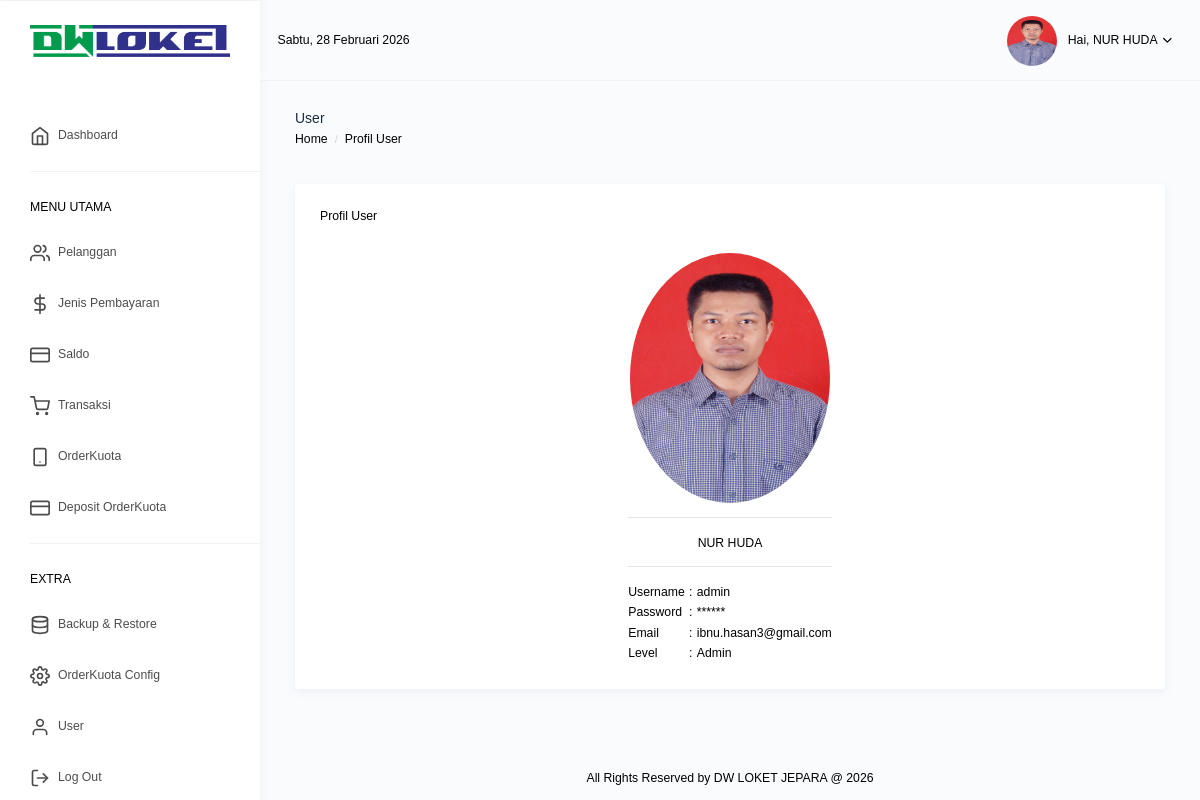
The app's page /user/profil_user.php?id=2 (signed in) with its own data.
### tables this page shows
CREATE TABLE `tb_user` (
  `id_user` int NOT NULL AUTO_INCREMENT,
  `username` varchar(50) NOT NULL,
  `password` varchar(255) DEFAULT NULL,
  `nama` varchar(100) NOT NULL,
  `email` varchar(100) NOT NULL,
  `foto` varchar(50) NOT NULL,
  `level` enum('admin','user') NOT NULL,
  PRIMARY KEY (`id_user`)
);

### config/config.php (called while the page is built, shortened)
<?php
function base_url($url = null) {
    $protocol = isset($_SERVER['HTTPS']) && $_SERVER['HTTPS'] === 'on' ? "https://" : "http://";
    $host = $_SERVER['HTTP_HOST'];
    $script_name = $_SERVER['SCRIPT_NAME'];
    $base_path = "/dwloket_ok";
    $root_url = $protocol . $host . $base_path;
    if($url != null) {
        return $root_url."/".$url;
    } else {
        return $root_url;
    }
}
function format_hari_tanggal($waktu)
{
$hari_array = array(
'Minggu',
'Senin',
'Selasa',
'Rabu',
'Kamis',
'Jumat',
'Sabtu'
);
$hr = date('w', strtotime($waktu));
$hari = $hari_array[$hr];
$tanggal = date('j', strtotime($waktu));
$bulan_array = array(
1 => 'Januari',
2 => 'Februari',
3 => 'Maret',
4 => 'April',
5 => 'Mei',
6 => 'Juni',
7 => 'Juli',
8 => 'Agustus',
9 => 'September',
10 => 'Oktober',
11 => 'November',
12 => 'Desember',
);
$bl = date('n', strtotime($waktu));
$bulan = $bulan_array[$bl];
$tahun = date('Y', strtotime($waktu));
return "$hari, $tanggal $bulan $tahun";
}

### user/profil_user.php (the view, shortened to what this page needs)
<?php
include_once('../header.php');
include_once('../config/config.php');
$id = @$_GET['id'];
$sql = $koneksi->query("SELECT * FROM tb_user WHERE id_user ='$id'");
while ($data = $sql->fetch_assoc()) {
$level = ($data['level'] == 'admin')? "Admin" : "User";
?>
<!DOCTYPE html>
<html lang="en">
    <head>
    </head>
    <body>
        <div class="page-breadcrumb">
            <div class="row">
                <div class="col-7 align-self-center">
                    <h4 class="page-title text-truncate text-dark font-weight-medium mb-1">User</h4>
                    <div class="d-flex align-items-center">
                        <nav aria-label="breadcrumb">
                            <ol class="breadcrumb m-0 p-0">
                                <li class="breadcrumb-item"><a href="index.php" class="text-muted">Home</a></li>
                                <li class="breadcrumb-item text-muted active" aria-current="page">Profil User</li>
                            </ol>
                        </nav>
                    </div>
                </div>
            </div>
        </div>
        <div class="container-fluid">
            <div class="row">
                <div class="col-sm-12">
                    <div class="card">
                        <div class="card-body">
                            <h4 class="card-title">Profil User</h4><br>
                            <div class="table-responsive">
                                <table align="center" style="font-size: 14px;">
                                    <tr>
                                        <td colspan="3" align="center">
                                            <img src="<?=base_url()?>/files/assets/images/<?=$data['foto']; ?>" alt="foto" width="200"
                                            height="250" class="rounded-circle">
                                            <hr>
                                        </td>
                                    </tr>
                                    <tr>
                                        <td colspan="3" align="center">
                                            <b><?=$data['nama'];?></b>
                                            <hr>
                                        </td>
                                    </tr>
                                    <tr>
                                        <td align="left" style="width: 20px;">Username</td>
                                        <td align="center" style="width: 10px;">:</td>
                                        <td align="left"><?=htmlspecialchars($data['username']);?></td>
                                    </tr>
                                    <tr>
                                        <td align="left" style="width: 20px;">Password</td>
                                        <td align="center" style="width: 10px;">:</td>
                                        <td align="left">******</td>
                                    </tr>
                                    <tr>
                                        <td align="left" style="width: 20px;">Email</td>
                                        <td align="center" style="width: 10px;">:</td>
                                        <td align="left"><?=htmlspecialchars($data['email']);?></td>
                                    </tr>
                                    <tr>
                                        <td align="left" style="width: 20px;">Level</td>
                                        <td align="center" style="width: 10px;">:</td>
                                        <td align="left"><?=$level?></td>
                                    </tr>
                                </table>
                            </div>
                        </div>
                    </div>
                </div>
            </div>
        </div>
        <?php
        }
        include_once('../footer.php');
        ?>
    </body>
</html>

### header.php (shortened to what this page needs)
<?php
require_once __DIR__ . "/config/config.php";
$id = isset($_SESSION['id_user']) ? (int)$_SESSION['id_user'] : 0;
$tampil = null;
if ($id > 0) {
	$stmt = $koneksi->prepare("SELECT * FROM tb_user WHERE id_user = ?");
	$stmt->bind_param("i", $id);
	$stmt->execute();
	$result = $stmt->get_result();
	$tampil = $result->fetch_assoc();
} else {
	header("Location: " . base_url('auth/login.php'));
	exit();
}
?>
<!DOCTYPE html>
<html dir="ltr" lang="en">
<head>
    <link href="<?=base_url()?>/files/assets/extra-libs/c3/c3.min.css" rel="stylesheet">
    <link href="<?=base_url()?>/files/assets/libs/chartist/dist/chartist.min.css" rel="stylesheet">
    <link href="<?=base_url()?>/files/assets/extra-libs/jvector/jquery-jvectormap-2.0.2.css" rel="stylesheet" />
    <link href="<?=base_url()?>/files/assets/extra-libs/datatables.net-bs4/css/dataTables.bootstrap4.css"
        rel="stylesheet">
    <link href="<?=base_url()?>/files/dist/css/style.min.css?v=<?=time()?>" rel="stylesheet">
    <link href="<?=base_url()?>/files/dist/css/modern-style.css?v=<?=time()?>" rel="stylesheet">
    <link href="<?=base_url()?>/files/dist/css/sweetalert2.min.css" rel="stylesheet">
</head>
<body>
    <div id="main-wrapper" data-theme="light" data-layout="vertical" data-navbarbg="skin6" data-sidebartype="full"
        data-sidebar-position="fixed" data-header-position="fixed" data-boxed-layout="full">
        <header class="topbar" data-navbarbg="skin6">
            <nav class="navbar top-navbar navbar-expand-md">
                <div class="navbar-header" data-logobg="skin6">
                    <div class="navbar-brand">
                        <a href="<?=base_url('home')?>">
                            <b class="logo-icon">
                                <img src="<?=base_url()?>/files/assets/images/dwloket_logo.png" alt="homepage"
                                    class="dark-logo" width="200" height="50" />
                            </b>
                        </a>
                    </div>
                </div>
                <div class="navbar-collapse collapse" id="navbarSupportedContent">
                    <ul class="navbar-nav float-left mr-auto ml-3 pl-1 d-none d-md-flex">
                        <?php $date = date('Y-m-d'); echo format_hari_tanggal($date) ?>
                    </ul>
                    <ul class="navbar-nav float-right">
                        <li class="nav-item dropdown">
                            <a class="nav-link dropdown-toggle" href="javascript:void(0)" data-toggle="dropdown"
                                aria-haspopup="true" aria-expanded="false">
                                <img src="<?=base_url()?>/files/assets/images/<?=htmlspecialchars($tampil['foto'] ?? 'default.png', ENT_QUOTES, 'UTF-8'); ?>" alt="user"
                                    class="rounded-circle" width="50" height="50">
                                <span class="ml-2 d-none d-lg-inline-block"><span>Hai,</span> <span
                                        class="text-dark"><?=htmlspecialchars($tampil['nama'] ?? 'User', ENT_QUOTES, 'UTF-8'); ?></span> <i data-feather="chevron-down"
                                        class="svg-icon"></i></span>
                            </a>
                        </li>
                    </ul>
                </div>
            </nav>
        </header>
        <aside class="left-sidebar" data-sidebarbg="skin6">
            <div class="scroll-sidebar" data-sidebarbg="skin6">
                <nav class="sidebar-nav">
                    <ul id="sidebarnav">
                        <li class="sidebar-item">
                            <a class="sidebar-link sidebar-link" href="<?=base_url('home')?>" aria-expanded="false"><i
                                    data-feather="home" class="feather-icon"></i><span
                                    class="hide-menu">Dashboard</span>
                            </a>
                        </li>
                        <li class="list-divider"></li>
                        <li class="nav-small-cap">
                            <span class="hide-menu">MENU UTAMA</span>
                        </li>
                        <li class="sidebar-item">
                            <a class="sidebar-link" href="<?=base_url('pelanggan/pelanggan.php')?>"
                                aria-expanded="false"><i data-feather="users" class="feather-icon"></i><span
                                    class="hide-menu">Pelanggan</span>
                            </a>
                        </li>
                        <li class="sidebar-item">
                            <a class="sidebar-link sidebar-link" href="<?=base_url('jenisbayar/jenis_bayar.php')?>"
                                aria-expanded="false"><i data-feather="dollar-sign" class="feather-icon"></i><span
                                    class="hide-menu">Jenis Pembayaran</span>
                            </a>
                        </li>
                        <li class="sidebar-item">
                            <a class="sidebar-link sidebar-link" href="<?=base_url('saldo/saldo.php')?>"
                                aria-expanded="false"><i data-feather="credit-card" class="feather-icon"></i><span
                                    class="hide-menu">Saldo</span>
                            </a>
                        </li>
                        <li class="sidebar-item">
                            <a class="sidebar-link sidebar-link" href="<?=base_url('transaksi/transaksi.php')?>"
                                aria-expanded="false"><i data-feather="shopping-cart" class="feather-icon"></i><span
                                    class="hide-menu">Transaksi</span>
                            </a>
                        </li>
                        <li class="sidebar-item">
                            <a class="sidebar-link sidebar-link" href="<?=base_url('orderkuota/index.php')?>"
                                aria-expanded="false"><i data-feather="smartphone" class="feather-icon"></i><span
                                    class="hide-menu">OrderKuota</span>
                            </a>
                        </li>
                        <li class="sidebar-item">
                            <a class="sidebar-link sidebar-link" href="<?=base_url('orderkuota/deposit.php')?>"
                                aria-expanded="false"><i data-feather="credit-card" class="feather-icon"></i><span
                                    class="hide-menu">Deposit OrderKuota</span>
                            </a>
                        </li>
                        <li class="list-divider"></li>
                        <li class="nav-small-cap">
                            <span class="hide-menu">Extra</span>
                        </li>
                        <?php if (isset($_SESSION['level']) && $_SESSION['level'] == 'admin'): ?>
                        <li class="sidebar-item">
                            <a class="sidebar-link sidebar-link" href="<?=base_url('admin/backup.php')?>"
                                aria-expanded="false"><i data-feather="database" class="feather-icon"></i><span
                                    class="hide-menu">Backup & Restore</span>
                            </a>
                        </li>
                        <li class="sidebar-item">
                            <a class="sidebar-link sidebar-link" href="<?=base_url('admin/orderkuota_config.php')?>"
                                aria-expanded="false"><i data-feather="settings" class="feather-icon"></i><span
                                    class="hide-menu">OrderKuota Config</span>
                            </a>
                        </li>
                        <?php endif; ?>
                        <li class="sidebar-item">
                            <a class="sidebar-link sidebar-link" href="<?=base_url('user/user.php')?>"
                                aria-expanded="false"><i data-feather="user" class="feather-icon"></i><span
                                    class="hide-menu">User</span>
                            </a>
                        </li>
                        <li class="sidebar-item">
                            <a class="sidebar-link sidebar-link" href="javascript:void(0)" onclick="confirmLogout()"
                                aria-expanded="false"><i data-feather="log-out" class="feather-icon"></i><span
                                    class="hide-menu">Log Out</span>
                            </a>
                        </li>
                    </ul>
                </nav>
            </div>
        </aside>
        <div class="page-wrapper">

### header.php (style rules this page uses)
html { font-size: 14px !important; }
body { font-size: 0.875rem !important; color: #000000 !important; }
p, span, div, label, td, th, li, .card-body, .card-body p, .modal-body, .modal-body p, .page-wrapper, .page-wrapper p, .table td, .table th, .form-control, .form-select, input:not([type="button"]):not([type="submit"]):not([type="reset"]), select, textarea { color: #000000 !important; }
h1, h2, h3, h4, h5, h6, .h1, .h2, .h3, .h4, .h5, .h6 { color: #000000 !important; }
.text-white, .text-white *, .btn, .btn *, button, button *, .badge, .badge *, .alert, .alert *, .alert-success, .alert-success *, .alert-danger, .alert-danger *, .alert-warning, .alert-warning *, .alert-info, .alert-info *, a, a:visited, .nav-link, .sidebar-link, .modal-header, .modal-header *, .card-header, .card-header *, .navbar-brand, .navbar-brand *, .text-primary, .text-primary *, .text-success, .text-success *, .text-danger, .text-danger *, .text-warning, .text-warning *, .text-info, .text-info *, .status-success-modern, .status-danger-modern, .status-warning-modern, .status-info-modern { color: inherit !important; }
h4, .h4 { font-size: 1rem !important; color: #000000 !important; }
.table, .table td, .table th, table, table td, table th, thead th, tbody td { font-size: 0.875rem !important; color: #000000 !important; }
.nav-link, .sidebar-link, .navbar-nav .nav-link, .sidebar-nav .sidebar-link, .navbar-nav li a { font-size: 0.875rem !important; }
.card-title { font-size: 1.1rem !important; }
.card-body, .card-body * { font-size: 0.875rem !important; }
span:not(.fa):not(.fas):not(.far):not(.fab):not(.fal) { font-size: 0.875rem !important; color: #000000 !important; }
div:not(.fa):not(.fas):not(.far):not(.fab) { font-size: 0.875rem !important; color: #000000 !important; }
.page-wrapper { font-size: 0.875rem !important; }
.page-wrapper p, .page-wrapper span:not(.fa), .page-wrapper div:not(.fa), .page-wrapper td, .page-wrapper th { font-size: 0.875rem !important; color: #000000 !important; }
.card-body p, .card-body span, .card-body td, .card-body th, .modal-body p, .modal-body span, .modal-body td, .modal-body th { color: #000000 !important; }
.navbar-brand .dark-logo { max-width: 100%; height: auto; }
.navbar-collapse { flex-wrap: wrap; }
.navbar-nav.float-left { min-width: 0; flex: 1 1 auto; margin-right: 1rem; }

### records on screen
tb_user: foto (picture), nama "NUR HUDA", username "admin", email "ibnu.hasan3@gmail.com", level "Admin"
